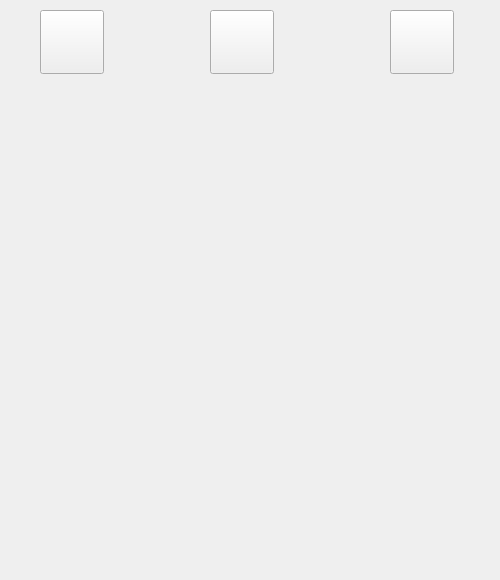
<?xml version="1.0" encoding="UTF-8"?>
<ui version="4.0">
 <class>GameForm</class>
 <widget class="QWidget" name="GameForm">
  <property name="geometry">
   <rect>
    <x>0</x>
    <y>0</y>
    <width>500</width>
    <height>580</height>
   </rect>
  </property>
  <property name="windowTitle">
   <string>Form</string>
  </property>
  <widget class="QPushButton" name="answerButton">
   <property name="geometry">
    <rect>
     <x>210</x>
     <y>10</y>
     <width>64</width>
     <height>64</height>
    </rect>
   </property>
   <property name="text">
    <string/>
   </property>
  </widget>
  <widget class="QPushButton" name="renewButton">
   <property name="geometry">
    <rect>
     <x>40</x>
     <y>10</y>
     <width>64</width>
     <height>64</height>
    </rect>
   </property>
   <property name="sizePolicy">
    <sizepolicy hsizetype="Fixed" vsizetype="Fixed">
     <horstretch>0</horstretch>
     <verstretch>0</verstretch>
    </sizepolicy>
   </property>
   <property name="text">
    <string/>
   </property>
  </widget>
  <widget class="QPushButton" name="backButton">
   <property name="geometry">
    <rect>
     <x>390</x>
     <y>10</y>
     <width>64</width>
     <height>64</height>
    </rect>
   </property>
   <property name="text">
    <string/>
   </property>
  </widget>
 </widget>
 <resources/>
 <connections/>
</ui>
